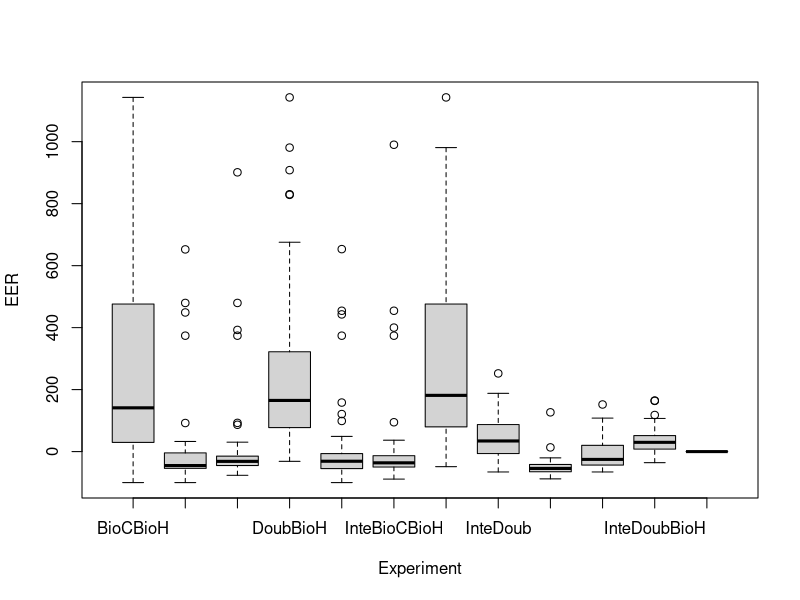
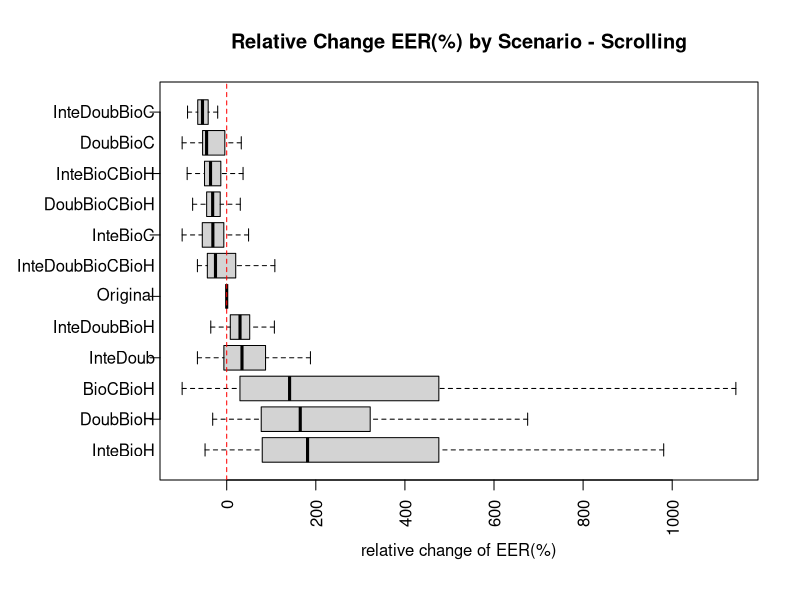

The R script that drew these images, in order:
sOriginal_<-c(0.0198675497,0.0093582888,0.1181318681,0.0291262136,0.1462264151,0.0208333333,0.0817843866,0.1151832461,0.0869565217,0.2272727273,0.1724137931,0.0796460177,0.3164556962,0.1467889908,0.0751173709,0.1747572816,0.0550458716,0.0847457627,0.1481481481,0.0145985401,0.0485175202,0.0483870968,0.125498008,0.0632183908,0.0402298851,0.0543478261,0.0748031496,0.0895140665,0.1504424779,0.0459770115,0.0833333333,0.0707964602,0.1590214067,0.0068728522,0.0534482759,0.095505618,0.01953125,0.0434782609,0.0689655172,0.1504424779,0.0416666667)
sBioCBioH_<-c(0.071953125,0.018572535757063344,0.023496293440634815,0.24509803921568626,0.23148148148148148,0.08158995815899582,0.10074626865671642,0.12203389830508475,0.12958308899500154,0.36354087089381204,0.05373676402885058,0.458903242147923,0.15048598553345388,0.4967250329530846,0.19190500878481523,0.04198473282442748,0.35429447852760737,0.49710982658959535,0.48214285714285715,0.013392857142857142,0.06729862914027747,0.4878048780487805,0.202395528431954,0.4902641238766297,0.5,0.13106796116504854,0.021199273167777106,0.13037202077416724,0.4183973604787969,0.49696382428940566,0.48549742477636215,0.26777882205513787,0.03509734483847906,0.06387076731904318,0.12389162561576354,0.16516059556138213,0.22795807978363758,0.05641025641025641,0.21965317919075145,0.48214285714285715,0.0)
sDoubBioC_<-c(0.01,0.05137039385612626,0.044157450465428204,0.00980392156862745,0.07716049382716049,0.01677201103890323,0.061567164179104475,0.061016949152542375,0.16715534333026166,0.11397058823529412,0.07803468208092486,0.08482142857142858,0.11160714285714286,0.07208588957055215,0.05214723926380368,0.08015267175572519,0.41419420528947776,0.40173410404624277,0.06696428571428571,0.004464285714285714,0.029141104294478526,0.2804878048780488,0.08263504939003781,0.03468208092485549,0.008670520231213872,0.03398058252427184,0.024475524475524476,0.09049472016067028,0.07514450867052024,0.023255813953488372,0.07983193277310924,0.06696428571428571,0.06595092024539877,0.0034482758620689655,0.05264416111272095,0.08192090395480225,0.010716700473292765,0.057692307692307696,0.06358381502890173,0.15178571428571427,0.0)
sDoubBioH_<-c(0.08309895833333333,0.016564503628549287,0.11632090852870074,0.27040816326530615,0.31877474959235963,0.08793732751713701,0.14515505374680998,0.18811784541662968,0.1633576275446092,0.4152501909854851,0.1782699882346923,0.458903242147923,0.25265596745027125,0.4967250329530846,0.20553587372908208,0.20603275772622842,0.36309738619374127,0.49710982658959535,0.48831569664902996,0.028806047966631908,0.09016420551320424,0.4878048780487805,0.23433643894319986,0.4902641238766297,0.5,0.14407450401013086,0.07586311326468807,0.2024775234180095,0.4314926594710727,0.49696382428940566,0.48359989156953104,0.2676221804511278,0.1563502751591933,0.0639484311898105,0.07602144305998261,0.19297218840715422,0.0440500338066261,0.12798216276477145,0.23410404624277456,0.49192629179331304,0.02857142857142857)
sInteBioC_<-c(0.0,0.05078559853448883,0.040025219060469526,0.024509803921568627,0.10185185185185185,0.046060713967773524,0.07649253731343283,0.07457627118644068,0.1729356901510709,0.051470588235294115,0.06936416184971098,0.07142857142857142,0.10714285714285714,0.10122699386503067,0.05178720585270313,0.0916030534351145,0.41467752745269887,0.40173410404624277,0.06696428571428571,0.0,0.024539877300613498,0.2682926829268293,0.08163704539802184,0.03757225433526012,0.008670520231213872,0.043689320388349516,0.038461538461538464,0.07592220670610202,0.03468208092485549,0.029069767441860465,0.06722689075630252,0.0625,0.04141104294478527,0.006896551724137931,0.07968704723268619,0.0903954802259887,0.0504394861392833,0.021794871794871794,0.031791907514450865,0.12946428571428573,0.0)
sInteBioH_<-c(0.079765625,0.01773409427182414,0.11356608759206162,0.25,0.31551362683438156,0.12995637852755274,0.17562446833191556,0.20706362587629779,0.18358884141744158,0.39686783804430864,0.18711954575681622,0.458903242147923,0.2405628390596745,0.49693251533742333,0.21176445174112157,0.23690061513377308,0.3646311285250296,0.4988047418438326,0.4852292768959436,0.020692127215849843,0.0842152696244605,0.4878048780487805,0.23653332313009762,0.4884393063583815,0.5,0.17823976361333896,0.10778591487252905,0.1971074639511713,0.42349992326973246,0.49696382428940566,0.48359989156953104,0.26323621553884713,0.11537150647580095,0.0612457284871078,0.0995508548246885,0.19893404501045667,0.06443542934415145,0.0838907469342252,0.22897962530234084,0.4848024316109423,0.02142857142857143)
sInteDoub_<-c(0.01390625,0.008032128514056224,0.10645013613473725,0.0545218087234894,0.32660726764500353,0.07339980414849105,0.1511677364472972,0.15574585145088293,0.12578537320934907,0.2128533231474408,0.15939434242160724,0.098879179331307,0.42506781193490056,0.2509112951782721,0.08878423917739567,0.2157414955903061,0.08549002423055112,0.1258841971196238,0.14247134038800707,0.0072992700729927005,0.06004745919666628,0.12809876049580168,0.15848654129440798,0.08289734610353994,0.017740340736233647,0.15650063317855634,0.07301360057265568,0.14418746959973638,0.19621208245946084,0.10439276485788113,0.05082678232583356,0.05325814536340852,0.13356859028712986,0.011245728487107797,0.09776151840046363,0.18487217904298156,0.041176470588235294,0.08528428093645485,0.14023490345590947,0.34014057750759874,0.014285714285714285)
sDoubBioCBioH_<-c(0.016432291666666668,0.012210244486718806,0.06495514380486551,0.05612244897959184,0.06734800838574423,0.01691444849995549,0.06234049957466553,0.05514242612476706,0.07328753734885929,0.12504774637127578,0.1060156529745767,0.06329154002026342,0.1181622965641953,0.07208588957055215,0.05108154036694605,0.10646261024234789,0.27115662215806563,0.40173410404624277,0.06591710758377425,0.014598540145985401,0.03322970581912589,0.2804878048780488,0.07325923233405393,0.03468208092485549,0.009469120778825677,0.026013085690164625,0.042866582236660976,0.06648439583889038,0.05969614814056985,0.0315891472868217,0.056925996204933584,0.044407894736842105,0.08408565680748832,0.007952780366573469,0.09971747319617502,0.0758966195336642,0.19553752535496957,0.045930880713489414,0.046242774566473986,0.12851443768996962,0.02857142857142857)
sInteBioCBioH_<-c(0.009765625,0.012795039808356234,0.05928487097318266,0.025510204081632654,0.08278010715117633,0.025460696163090893,0.07399853066274843,0.06823143136036916,0.06509173159085196,0.05992169595110772,0.12064555731750984,0.04188829787234043,0.11239828209764918,0.10122699386503067,0.050361473544744954,0.11131697917438672,0.27527452698870963,0.40173410404624277,0.05869708994708995,0.0072992700729927005,0.03188199692424719,0.2682926829268293,0.07904797433886221,0.03757225433526012,0.004534910252509888,0.04717180244829042,0.06255162160673972,0.06418182103462884,0.0423551076781421,0.034366925064599485,0.03361344537815126,0.03555764411027569,0.06900177897484497,0.00697421559490525,0.10404955085482469,0.06064082155008271,0.21291413116970925,0.021906354515050165,0.026667486574017137,0.1293693009118541,0.02142857142857143)
sInteDoubBioC_<-c(0.00390625,0.0033467202141900937,0.05548594880691356,0.015306122448979591,0.095125786163522,0.014822398290750466,0.041093109581625556,0.08116958026444228,0.03040965066599648,0.07682391138273491,0.1060156529745767,0.036379179331306986,0.10103978300180833,0.05612601910465249,0.03356951525101529,0.13940561772771068,0.03180904263545909,0.04954443029293622,0.03979276895943562,0.0072992700729927005,0.02630512790832272,0.01834266293482607,0.07665021394909861,0.027984051305852076,0.009069820505019775,0.020578303081468973,0.04154506910412422,0.059831641378877504,0.045923065118420384,0.005555555555555556,0.01301165627541339,0.026472431077694234,0.044611535072405936,0.0026250388319353835,0.06070704143726456,0.037979523675749916,0.044286680189317106,0.021181716833890744,0.033298487270938384,0.10799772036474163,0.014285714285714285)
sInteDoubBioH_<-c(0.021718750000000002,0.007024589586415839,0.11768627167513995,0.04591836734693878,0.29373398555788494,0.0549274459182765,0.113641636377697,0.16341290265329667,0.12496160397643183,0.2598357524828113,0.22395007417259194,0.10505319148936171,0.26570976491862563,0.2509112951782721,0.08004982862409632,0.2236715333876825,0.08622467391864722,0.1258841971196238,0.12973985890652556,0.010948905109489052,0.05702544937410084,0.12809876049580168,0.14751646866012386,0.08289734610353994,0.031696836020687555,0.07745884339383706,0.09644292715158856,0.11225346366874303,0.16256586014629903,0.07428940568475452,0.05353754404987802,0.06195175438596491,0.2002302691738574,0.010422491456974216,0.06210518690234715,0.14356837406748446,0.04259634888438134,0.06337792642140469,0.1315643832246956,0.3114551671732523,0.03571428571428571)
sInteDoubBioCBioH_<-c(0.008619791666666668,0.004685408299866131,0.05945754925346762,0.01020408163265306,0.10584090379687863,0.035742900382800674,0.08441922511793365,0.08365427278374302,0.07376225182206585,0.15550993124522536,0.10005626886285743,0.03020516717325228,0.14455244122965644,0.24079754601226994,0.05540194130015265,0.13629289261098348,0.07313630973861937,0.0953757225433526,0.0865299823633157,0.0072992700729927005,0.04508210275660212,0.12195121951219512,0.1269489774444721,0.06829880595755453,0.016095603894128382,0.05883284086112284,0.04329332085237597,0.06698256790045973,0.18090439408665404,0.029069767441860465,0.04852263486039577,0.0400219298245614,0.06797512760403678,0.008620689655172414,0.06460446247464503,0.12423135749289885,0.04063556457065585,0.04085841694537347,0.12269913499774525,0.301766717325228,0.014285714285714285)

sBioCBioH<-(sBioCBioH_-sOriginal_)/sOriginal_*100
sBioCBioH[is.infinite(sBioCBioH)]<-sBioCBioH_[is.infinite(sBioCBioH)]
sBioCBioH[is.nan(sBioCBioH)]<-0

sDoubBioC<-(sDoubBioC_-sOriginal_)/sOriginal_*100
sDoubBioC[is.infinite(sDoubBioC)]<-sDoubBioC_[is.infinite(sDoubBioC)]
sDoubBioC[is.nan(sDoubBioC)]<-0

sDoubBioH<-(sDoubBioH_-sOriginal_)/sOriginal_*100
sDoubBioH[is.infinite(sDoubBioH)]<-sDoubBioH_[is.infinite(sDoubBioH)]
sDoubBioH[is.nan(sDoubBioH)]<-0

sInteBioC<-(sInteBioC_-sOriginal_)/sOriginal_*100
sInteBioC[is.infinite(sInteBioC)]<-sInteBioC_[is.infinite(sInteBioC)]
sInteBioC[is.nan(sInteBioC)]<-0


sInteBioH<-(sInteBioH_-sOriginal_)/sOriginal_*100
sInteBioH[is.infinite(sInteBioH)]<-sInteBioH_[is.infinite(sInteBioH)]
sInteBioH[is.nan(sInteBioH)]<-0


sInteDoub<-(sInteDoub_-sOriginal_)/sOriginal_*100
sInteDoub[is.infinite(sInteDoub)]<-sInteDoub_[is.infinite(sInteDoub)]
sInteDoub[is.nan(sInteDoub)]<-0

sDoubBioCBioH<-(sDoubBioCBioH_-sOriginal_)/sOriginal_*100
sDoubBioCBioH[is.infinite(sDoubBioCBioH)]<-sDoubBioCBioH_[is.infinite(sDoubBioCBioH)]
sDoubBioCBioH[is.nan(sDoubBioCBioH)]<-0

sInteBioCBioH<-(sInteBioCBioH_-sOriginal_)/sOriginal_*100
sInteBioCBioH[is.infinite(sInteBioCBioH)]<-sInteBioCBioH_[is.infinite(sInteBioCBioH)]
sInteBioCBioH[is.nan(sInteBioCBioH)]<-0

sInteDoubBioH<-(sInteDoubBioH_-sOriginal_)/sOriginal_*100
sInteDoubBioH[is.infinite(sInteDoubBioH)]<-sInteDoubBioH_[is.infinite(sInteDoubBioH)]
sInteDoubBioH[is.nan(sInteDoubBioH)]<-0

sInteDoubBioC<-(sInteDoubBioC_-sOriginal_)/sOriginal_*100
sInteDoubBioC[is.infinite(sInteDoubBioC)]<-sInteDoubBioC_[is.infinite(sInteDoubBioC)]
sInteDoubBioC[is.nan(sInteDoubBioC)]<-0

sInteDoubBioCBioH<-(sInteDoubBioCBioH_-sOriginal_)/sOriginal_*100
sInteDoubBioCBioH[is.infinite(sInteDoubBioCBioH)]<-sInteDoubBioCBioH_[is.infinite(sInteDoubBioCBioH)]
sInteDoubBioCBioH[is.nan(sInteDoubBioCBioH)]<-0

sOriginal<-(sOriginal_-sOriginal_)*100


scrolling_heterogeneous<-matrix(c(sOriginal,sBioCBioH,sDoubBioC,sDoubBioH,sInteBioC,sInteBioH,sInteDoub,sDoubBioCBioH,sInteBioCBioH,sInteDoubBioH,sInteDoubBioC,sInteDoubBioCBioH),nrow=492)

ex0=rep('Original',41)
ex1=rep('BioCBioH',41)
ex2=rep('DoubBioC',41)
ex3=rep('DoubBioH',41)
ex4=rep('InteBioC',41)
ex5=rep('InteBioH',41)
ex6=rep('InteDoub',41)
ex7=rep('DoubBioCBioH',41)
ex8=rep('InteBioCBioH',41)
ex9=rep('InteDoubBioH',41)
ex10=rep('InteDoubBioC',41)
ex11=rep('InteDoubBioCBioH',41)
ex<-c(ex0,ex1,ex2,ex3,ex4,ex5,ex6,ex7,ex8,ex9,ex10,ex11)

scrolling_heterogeneous<-data.frame(EER=scrolling_heterogeneous,Experiment=ex)


r<-tapply(scrolling_heterogeneous$EER, scrolling_heterogeneous$Experiment, median)
x<-boxPlotWithoutWiskers<-boxplot(EER ~ Experiment,data=scrolling_heterogeneous)#,at=rank(-r),main="Relative Change EER(%) by Experiment - Scrolling",xlab="relative change of EER(%)", col = "lightgray",yaxt = "n",outline=FALSE,horizontal=TRUE)

#boxPlotWithoutWiskers$stats[5,]<-boxPlotWithoutWiskers$stats[4,]

par(mar=c(6,8,4.1,2.1),mgp=c(3,1,0))
bxp(boxPlotWithoutWiskers,boxfill = "lightgray",at=rank(-r),main="Relative Change EER(%) by Scenario - Scrolling",xlab="relative change of EER(%)",las=3,outline=FALSE,yaxt = "n",horizontal=TRUE)

abline(v=0, col = "red", lty = 2) 
axis(2, labels = FALSE)
text(y =  rank(-r), x = par("usr")[1]-12,  adj = 1,
     labels = x$names, xpd = TRUE)



